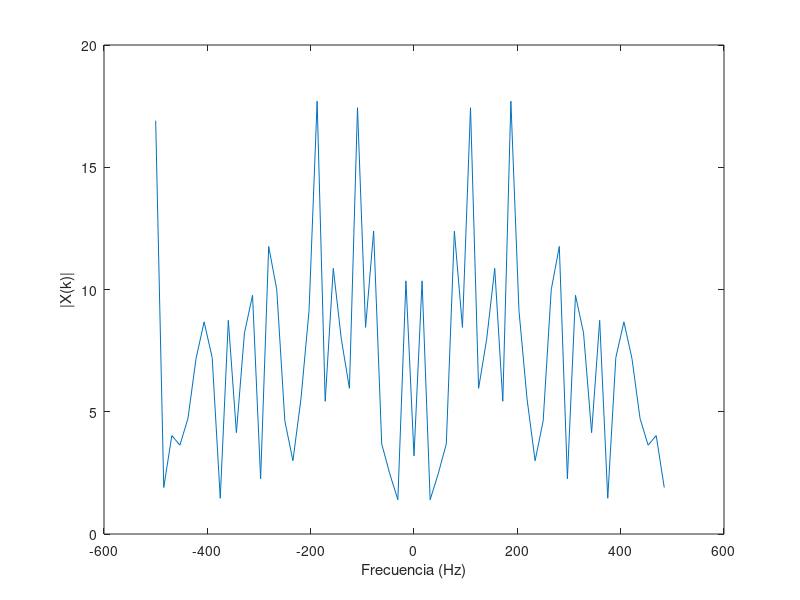

The MATLAB source for this figure: (Note: this script raises an error after producing the figure.)
%%%%%%%%%%%%%%%%%%%%%%%%%%%%%%%%%%%%%%%%%%%%%%%%%%%%%%%%%%%%
%%%%%%%%%%%%%%  PARTE 1: Convolución Circular %%%%%%%%%%%%%%
%%%%%%%%%%%%%%%%%%%%%%%%%%%%%%%%%%%%%%%%%%%%%%%%%%%%%%%%%%%%


% PREGUNTA 1

% Parámetros
N = 64;        % Longitud de x[n], puede ajustarse
Ts = 1e-3;     % Periodo de muestreo

% Generar señal aleatoria x[n]
x = randn(N, 1);

% Calcular su espectro X(k)
X = fftshift(fft(x));

% Vector de frecuencia para graficar
Fs = 1/Ts;
f = (-N/2:N/2-1)*(Fs/N);

% Graficar el espectro de x[n]
figure;
plot(f, abs(X));
xlabel("Frecuencia (Hz)");
ylabel("|X(k)|");
xline(0)
title("Espectro de x[n]");


% PREGUNTA 2

% Respuesta al impulso del canal h[n]
h = [-0.1, 0.3, -0.5, 0.7, -0.9, 0.7, -0.5, 0.3, -0.1]';

% Llenar con ceros h[n] hasta longitud N
h_padded = [h; zeros(N - length(h), 1)];

% Calcular su espectro H(k)
H = fftshift(fft(h_padded));

% Graficar el espectro de h[n]
figure;
plot(f, abs(H));
xlabel("Frecuencia (Hz)");
ylabel("|H(k)|");
title("Espectro de h[n]");


% PREGUNTA 3

% Convolución lineal
y = conv(x, h);

% Calcular su FFT de N puntos
Y = fftshift(fft(y, N));

% Graficar el espectro de y[n]
figure;
plot(f, abs(Y));
xlabel("Frecuencia (Hz)");
ylabel("|Y(k)|");
title("Espectro de y[n] (Convolución Lineal)");


% PREGUNTA 4

% Convolución circular
yc = cconv(x, h, N);  % Convolución circular de N puntos

% Calcular su espectro Yc(k)
Yc = fftshift(fft(yc));

% Graficar el espectro de yc[n]
figure;
plot(f, abs(Yc));
xlabel("Frecuencia (Hz)");
ylabel("|Y_c(k)|");
title("Espectro de y_c[n] (Convolución Circular)");


% PREGUNTA 5

% Calcular el producto X(k) * H(k)
XH = X .* H;

% Comparación entre X(k)*H(k) y Y(k)
figure;
subplot(1,2,1);
plot(f, abs(XH), f, abs(Y));
xlabel("Frecuencia (Hz)");
ylabel("Magnitud");
title("Comparación de X(k)*H(k) y Y_l(k)");
legend("|X(k)*H(k)|", "|Y_l(k)|");

% Comparación entre X(k)*H(k) y Yc(k)
subplot(1,2,2);
plot(f, abs(XH), f, abs(Yc));
xlabel("Frecuencia (Hz)");
ylabel("Magnitud");
title("Comparación de X(k)*H(k) y Y_c(k)");
legend("|X(k)*H(k)|", "|Y_c(k)|");

% Longitud del prefijo cíclico (debe ser >= longitud de h[n]-1)
L = length(h) - 1;

% Construir prefijo cíclico a partir de las últimas L muestras de x[n]
cyclic_prefix = x(end-L+1:end);

% Extender x[n] con prefijo cíclico
x_ext = [cyclic_prefix; x];

% Longitud óptima del prefijo cíclico es L = length(h) - 1 = 10
fprintf("Longitud elegida del prefijo cíclico: %d\n", L);

% Convolución lineal con la señal extendida
y_ext = conv(x_ext, h);

% Eliminar las primeras L muestras para extraer el resultado de la convolución circular
yc_extracted = y_ext(L+1:L+N);

% Verificar que yc extraído coincide con la convolución circular yc
difference = max(abs(yc - yc_extracted));
fprintf("Diferencia máxima entre yc y yc extraído: %e\n", difference);

%%%%%%%%%%%%%%%%%%%%%%%%%%%%%%%%%%%%%%%%%%%%%%%%%%%%%%%%%%%%
%%%%%%%%%%%%%%%%%%  PARTE 2: Ecualización %%%%%%%%%%%%%%%%%%
%%%%%%%%%%%%%%%%%%%%%%%%%%%%%%%%%%%%%%%%%%%%%%%%%%%%%%%%%%%%

% Parámetros de OFDM
NFFT = 128;           % Tamaño de FFT
Ncp = 16;             % Longitud del prefijo cíclico (varía según el caso)
Nofdm = 100;          % Número de símbolos OFDM
Nsub = 10;            % Número de subportadoras de datos
modOrder = 4;         % Modulación QPSK (número M-ario)

% Respuesta al impulso del canal h[n]
h = [0, -0.1, 0.3, -0.5, 0.7, -0.9, 0.7, -0.5, 0.3, -0.1, 0]';


% Respuesta de frecuencia ideal del canal
H = fft(h, NFFT);

% Generar bits aleatorios
numBits = Nsub * Nofdm * log2(modOrder);
bits = randi([0 1], numBits, 1);

%%%%%%%%%%%%%%%%%%%%%%%%%%%%%%%%%%%%%%%%%%%%%%%%%%%%%%%%%%%%
%%%%%%%%%%%%  PARTE A: Intervalo de guarda con 0 %%%%%%%%%%%%%%%%%%
%%%%%%%%%%%%%%%%%%%%%%%%%%%%%%%%%%%%%%%%%%%%%%%%%%%%%%%%%%%%

% Actualizar Ncp para este caso
Ncp = 16;

% Modulación QPSK
symbols = moduladorQPSK(bits);

% Remodelar símbolos en subportadoras x símbolos OFDM
symbols_matrix = reshape(symbols, Nsub, Nofdm);

% Inicializar la matriz de símbolos OFDM
X = zeros(NFFT, Nofdm);

% Mapear símbolos a subportadoras
X(2:Nsub+1, :) = symbols_matrix;

% Modulación OFDM (IFFT)
ofdm_symbols = ifft(X, NFFT);

% Agregar intervalo de guarda lleno de ceros
ofdm_with_guard = [zeros(Ncp, Nofdm); ofdm_symbols];

% Serializar los símbolos OFDM
s = ofdm_with_guard(:);

% Transmitir a través del canal
s_rx = conv(s, h);
s_rx = s_rx(1:length(s));

% Remodelar la señal recibida
s_rx_matrix = reshape(s_rx, NFFT + Ncp, Nofdm);

% Eliminar el intervalo de guarda
received_symbols = s_rx_matrix(Ncp+1:end, :);

% Demodulación OFDM (FFT)
Y = fft(received_symbols, NFFT);

size(Y)
size(repmat(H.', 1, Nofdm))

% Ecualización en el dominio de frecuencia
Y_eq = Y ./ repmat(H, 1, Nofdm);

% Extraer las subportadoras de datos
received_data = Y_eq(2:Nsub+1, :);
received_data = received_data(:);

% Demodulación QPSK
received_bits = demoduladorQPSK(received_data);

% Calcular BER
num_errors = sum(bits ~= received_bits);
bit_error_rate = num_errors / numBits;
fprintf("Caso a) BER con intervalo de guarda en cero: %f\n", bit_error_rate);

% Diagrama de constelación
figure;
subplot(1,2,1);
plot(real(symbols), imag(symbols), "o");
title("Constelación Transmitida");
xlabel("En Fase");
ylabel("En Cuadratura");
axis square;

subplot(1,2,2);
plot(real(received_data), imag(received_data), "o");
title("Constelación Recibida (Caso a)");
xlabel("En Fase");
ylabel("En Cuadratura");
axis square;

%%%%%%%%%%%%%%%%%%%%%%%%%%%%%%%%%%%%%%%%%%%%%%%%%%%%%%%%%%%%
%%%%%%%%%%%%  PARTE B: Intervalo de guarda con 0 %%%%%%%%%%%%%%%%%%
%%%%%%%%%%%%%%%%%%%%%%%%%%%%%%%%%%%%%%%%%%%%%%%%%%%%%%%%%%%%

% Actualizar Ncp para el Caso b)
Ncp = 4;  % Longitud del prefijo cíclico menor al canal

% Modulación QPSK
symbols_b = moduladorQPSK(bits);

% Remodelar símbolos en subportadoras x símbolos OFDM
symbols_matrix_b = reshape(symbols_b, Nsub, Nofdm);

% Inicializar la matriz de símbolos OFDM
X_b = zeros(NFFT, Nofdm);

% Mapear símbolos a subportadoras
X_b(2:Nsub+1, :) = symbols_matrix_b;

% Modulación OFDM (IFFT)
ofdm_symbols_b = ifft(X_b, NFFT);

% Agregar prefijo cíclico (copia de las últimas Ncp muestras)
cyclic_prefix_b = ofdm_symbols_b(end-Ncp+1:end, :);
ofdm_with_cp_b = [cyclic_prefix_b; ofdm_symbols_b];

% Serializar los símbolos OFDM
s_b = ofdm_with_cp_b(:);

% Transmitir a través del canal
s_rx_b = conv(s_b, h);
s_rx_b = s_rx_b(1:length(s_b));

% Remodelar la señal recibida
s_rx_matrix_b = reshape(s_rx_b, NFFT + Ncp, Nofdm);

% Eliminar el prefijo cíclico
received_symbols_b = s_rx_matrix_b(Ncp+1:end, :);

% Demodulación OFDM (FFT)
Y_b = fft(received_symbols_b, NFFT);

% Ecualización en el dominio de frecuencia
Y_eq_b = Y_b ./ repmat(H, 1, Nofdm);

% Extraer las subportadoras de datos
received_data_b = Y_eq_b(2:Nsub+1, :);
received_data_b = received_data_b(:);

% Demodulación QPSK
received_bits_b = demoduladorQPSK(received_data_b);

% Calcular BER
num_errors_b = sum(bits ~= received_bits_b);
bit_error_rate_b = num_errors_b / numBits;
fprintf("Caso b) BER con prefijo cíclico corto: %f\n", bit_error_rate_b);

% Diagrama de constelación
figure;
subplot(1,2,1);
plot(real(symbols_b), imag(symbols_b), "o");
title("Constelación Transmitida");
xlabel("En Fase");
ylabel("En Cuadratura");
axis square;

subplot(1,2,2);
plot(real(received_data_b), imag(received_data_b), "o");
title("Constelación Recibida (Caso b)");
xlabel("En Fase");
ylabel("En Cuadratura");
axis square;

%%%%%%%%%%%%%%%%%%%%%%%%%%%%%%%%%%%%%%%%%%%%%%%%%%%%%%%%%%%%
%%%%%%%%%%%%  PARTE C:  %%%%%%%%%%%%%%%%%%
%%%%%%%%%%%%%%%%%%%%%%%%%%%%%%%%%%%%%%%%%%%%%%%%%%%%%%%%%%%%

% Actualizar Ncp para el Caso c)
Ncp = 16;  % Longitud del prefijo cíclico igual o mayor al canal

% Modulación QPSK
symbols_c = moduladorQPSK(bits);

% Remodelar símbolos en subportadoras x símbolos OFDM
symbols_matrix_c = reshape(symbols_c, Nsub, Nofdm);

% Inicializar la matriz de símbolos OFDM
X_c = zeros(NFFT, Nofdm);

% Mapear símbolos a subportadoras
X_c(2:Nsub+1, :) = symbols_matrix_c;

% Modulación OFDM (IFFT)
ofdm_symbols_c = ifft(X_c, NFFT);

% Agregar prefijo cíclico (copia de las últimas Ncp muestras)
cyclic_prefix_c = ofdm_symbols_c(end-Ncp+1:end, :);
ofdm_with_cp_c = [cyclic_prefix_c; ofdm_symbols_c];

% Serializar los símbolos OFDM
s_c = ofdm_with_cp_c(:);

% Transmitir a través del canal
s_rx_c = conv(s_c, h);
s_rx_c = s_rx_c(1:length(s_c));

% Remodelar la señal recibida
s_rx_matrix_c = reshape(s_rx_c, NFFT + Ncp, Nofdm);

% Eliminar el prefijo cíclico
received_symbols_c = s_rx_matrix_c(Ncp+1:end, :);

% Demodulación OFDM (FFT)
Y_c = fft(received_symbols_c, NFFT);

% Ecualización en el dominio de frecuencia
Y_eq_c = Y_c ./ repmat(H, 1, Nofdm);

% Extraer las subportadoras de datos
received_data_c = Y_eq_c(2:Nsub+1, :);
received_data_c = received_data_c(:);

% Demodulación QPSK
received_bits_c = demoduladorQPSK(received_data_c);

% Calcular BER
num_errors_c = sum(bits ~= received_bits_c);
bit_error_rate_c = num_errors_c / numBits;
fprintf("Caso c) BER con prefijo cíclico suficiente: %f\n", bit_error_rate_c);

% Diagrama de constelación
figure;
subplot(1,2,1);
plot(real(symbols_c), imag(symbols_c), "o");
title("Constelación Transmitida");
xlabel("En Fase");
ylabel("En Cuadratura");
axis square;

subplot(1,2,2);
plot(real(received_data_c), imag(received_data_c), "o");
title("Constelación Recibida (Caso c)");
xlabel("En Fase");
ylabel("En Cuadratura");
axis square;